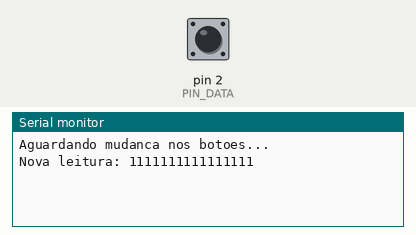
The sketch below on a simulated Arduino Uno, built with avr-gcc and run on an emulated ATmega328P. Shown: the last lines printed to the serial monitor. Inputs (shaded band) come from the test bench; at power-on: pin 2 (PIN_DATA) HIGH.

Above: at 1.2 s.
1.3 s: pin 2 (PIN_DATA) pulled LOW for 0.15 s
At 2.6 s:
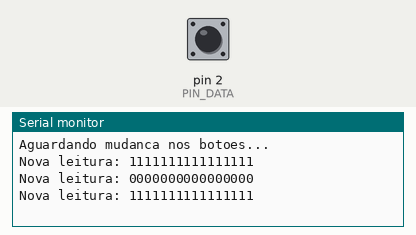
2.9 s: pin 2 (PIN_DATA) pulled LOW for 1 s
At 4.4 s:
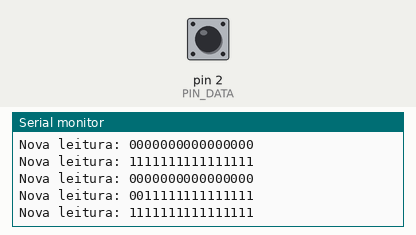

Measured:
- after the input at 1.3 s, the serial monitor: prints a new line at once (image 1)
- after the input at 2.9 s, the serial monitor: prints a new line after 1.0 s (image 2)

The sketch:

Joystick_inspect.ino
```cpp
const int PIN_DATA  = 2;
const int PIN_CLOCK = 3;
const int PIN_LATCH = 4;

String leituraAnterior = "";

void setup() {
  Serial.begin(115200);
  pinMode(PIN_DATA, INPUT_PULLUP);
  pinMode(PIN_CLOCK, OUTPUT);
  pinMode(PIN_LATCH, OUTPUT);

  Serial.println("Aguardando mudanca nos botoes...");
}

void loop() {
  // 1. Envia o pulso de Latch
  digitalWrite(PIN_LATCH, HIGH);
  delayMicroseconds(12);
  digitalWrite(PIN_LATCH, LOW);
  delayMicroseconds(6);

  String leituraAtual = "";

  // 2. Lê os 16 pulsos e monta uma string com o resultado
  for (int i = 0; i < 16; i++) {
    int estado = digitalRead(PIN_DATA);
    leituraAtual += String(estado);

    digitalWrite(PIN_CLOCK, HIGH);
    delayMicroseconds(6);
    digitalWrite(PIN_CLOCK, LOW);
    delayMicroseconds(6);
  }

  // 3. Só imprime na tela se a leitura atual for diferente da anterior
  if (leituraAtual != leituraAnterior) {
    Serial.print("Nova leitura: ");
    Serial.println(leituraAtual);
    leituraAnterior = leituraAtual; // Atualiza o estado guardado
  }

  delay(20); // Pequena pausa para evitar ruído mecânico (debounce)
}
```
